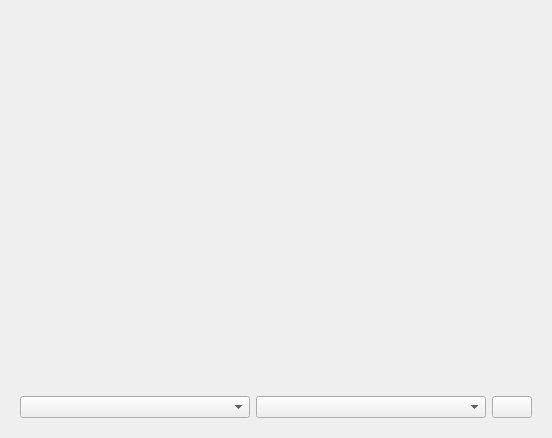
<?xml version="1.0" encoding="UTF-8"?>
<ui version="4.0">
 <class>ColorSelectorView</class>
 <widget class="QWidget" name="ColorSelectorView">
  <property name="geometry">
   <rect>
    <x>0</x>
    <y>0</y>
    <width>548</width>
    <height>438</height>
   </rect>
  </property>
  <property name="sizePolicy">
   <sizepolicy hsizetype="Fixed" vsizetype="Fixed">
    <horstretch>0</horstretch>
    <verstretch>0</verstretch>
   </sizepolicy>
  </property>
  <property name="windowTitle">
   <string>Form</string>
  </property>
  <layout class="QVBoxLayout" name="verticalLayout">
   <item>
    <widget class="QWidget" name="widget_2" native="true">
     <layout class="QHBoxLayout" name="horizontalLayout_2">
      <item>
       <widget class="ColorSelector" name="label">
        <property name="minimumSize">
         <size>
          <width>512</width>
          <height>352</height>
         </size>
        </property>
        <property name="maximumSize">
         <size>
          <width>512</width>
          <height>352</height>
         </size>
        </property>
        <property name="text">
         <string/>
        </property>
        <property name="pixmap">
         <pixmap resource="resources.qrc">:/resources/images/mvpal_armor01.png</pixmap>
        </property>
        <property name="scaledContents">
         <bool>true</bool>
        </property>
       </widget>
      </item>
     </layout>
    </widget>
   </item>
   <item>
    <widget class="QWidget" name="widget" native="true">
     <layout class="QHBoxLayout" name="horizontalLayout">
      <item>
       <widget class="QComboBox" name="part"/>
      </item>
      <item>
       <widget class="QComboBox" name="color"/>
      </item>
      <item>
       <widget class="QPushButton" name="clear">
        <property name="sizePolicy">
         <sizepolicy hsizetype="Fixed" vsizetype="Fixed">
          <horstretch>0</horstretch>
          <verstretch>0</verstretch>
         </sizepolicy>
        </property>
        <property name="toolTip">
         <string>Clear Color</string>
        </property>
        <property name="text">
         <string/>
        </property>
        <property name="icon">
         <iconset theme="QIcon::ThemeIcon::EditDelete"/>
        </property>
       </widget>
      </item>
     </layout>
    </widget>
   </item>
  </layout>
 </widget>
 <customwidgets>
  <customwidget>
   <class>ColorSelector</class>
   <extends>QLabel</extends>
   <header>colorselector.h</header>
  </customwidget>
 </customwidgets>
 <resources>
  <include location="resources.qrc"/>
 </resources>
 <connections/>
</ui>
